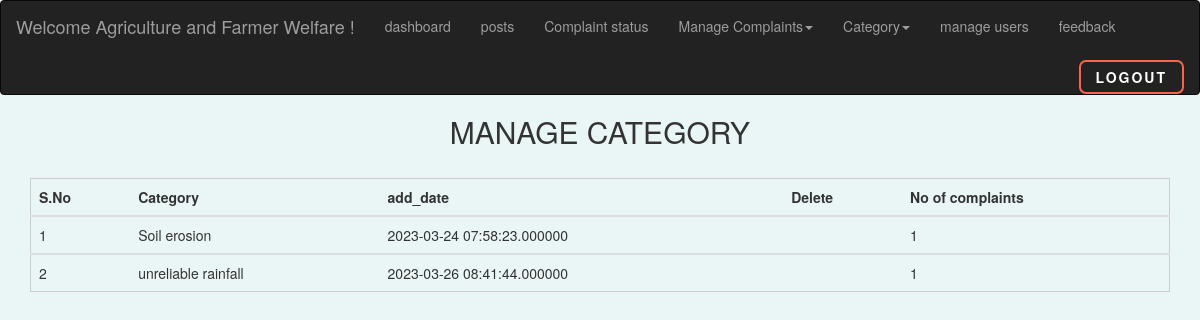
/a_mcategory.php (signed in), run on the app's committed database.
### tables this page shows
CREATE TABLE `agri_add` (
  `id` int(250) NOT NULL,
  `cat` varchar(50) NOT NULL,
  `date` datetime(6) NOT NULL DEFAULT current_timestamp(6)
);

### a_mcategory.php (the view, shortened to what this page needs)
<?php
include("dbconnect.php");
?>
<!DOCTYPE html>
<html>
<head>
  <link rel="stylesheet" href="https://maxcdn.bootstrapcdn.com/bootstrap/3.4.1/css/bootstrap.min.css">
  </head>
  <body style="background-color: #eaf6f6;">
    <nav class="navbar navbar-inverse">
      <div class="container-fluid">
    <div class="navbar-header">
      <a class="navbar-brand">Welcome <?php echo $_SESSION['aname']; ?> !</a>
    </div>
    <ul class="nav navbar-nav">
    <li><a href="a_notify.php">dashboard</a></li>
    <li><a href="agripost.php">posts</a></li>
    <li><a href="a_agri.php">Complaint status</a></li>
      <li class="dropdown">
      <a class="dropdown-toggle" data-toggle="dropdown" href="#">Manage Complaints<span class="caret"></span></a>
          </li>
        <li class="dropdown">
      <a class="dropdown-toggle" data-toggle="dropdown" href="#">Category<span class="caret"></span></a>
          </li>
          <li><a href="a_umanage.php">manage users</a></li>
          <li><a href="a_afeed.php">feedback</a></li>
        </ul>
    <form method="get"><button class="back" name="logout">Logout</button></form>
  </div>
  </nav>
	<div>
     <h2 style="text-align: center;">MANAGE CATEGORY</h2>
  <br>
  <table  style="margin: 0 auto; width: 95%; border: 1px solid #ccc;" class="table">
    <thead>
    <tr>
      <th scope="col">S.No</th>
            <th scope="col">Category</th>
            <th scope="col">add_date</th>
            <th scope="col">Delete</th>
            <th scope="col">No of complaints</th>
          </tr>
        </thead>
            <?php
            $qry1=mysqli_query($conn,"select * from agri_add");
            while ($row=mysqli_fetch_array($qry1))
            {
            ?>
            <tbody>
              <tr>
      <td scope="row"></td>
            <td><?php   echo $row['cat'];  ?></td>
            <td><?php   echo $row['date'];  ?></td>
            <td>
            <?php
             $cat = $row['cat'];
            $qry=mysqli_query($conn,"select * from agriculture where cat='$cat'");
            $count=mysqli_num_rows($qry);
              ?>
        </td>
        <td><?php echo $count; ?></td>
          </tr>
        </tbody>
          <?php
          }
          ?>
        </table>
	</div>
</body>
</html>

### a_mcategory.php (style rules this page uses)
.back { position: relative; padding: 5px 15px; border-radius: 7px; border: 2px solid rgb(255, 99, 71); font-size: 14px; text-transform: uppercase; font-weight: 600; letter-spacing: 2px; background: transparent; color: #fff; overflow: hidden; box-shadow: 0 0 0 0 transparent; -webkit-transition: all 0.2s ease-in; -moz-transition: all 0.2s ease-in; transition: all 0.2s ease-in; float: right; margin-left: 9px; margin-top: 9px; }
.back::before { content: ''; display: block; width: 0px; height: 86%; position: absolute; top: 7%; left: 0%; opacity: 0; background: #fff; box-shadow: 0 0 50px 30px #fff; -webkit-transform: skewX(-20deg); -moz-transform: skewX(-20deg); -ms-transform: skewX(-20deg); -o-transform: skewX(-20deg); transform: skewX(-20deg); }
body { counter-reset: serial; overflow-x: hidden; }
tr td:first-child:before { counter-increment: serial; content: counter(serial); }

### data on the page
agri_add: cat "Soil erosion", date "2023-03-24 07:58:23.000000", count "1"
agri_add: cat "unreliable rainfall", date "2023-03-26 08:41:44.000000", count "1"

### other printed values
$_SESSION['aname'] "Agriculture and Farmer Welfare"
